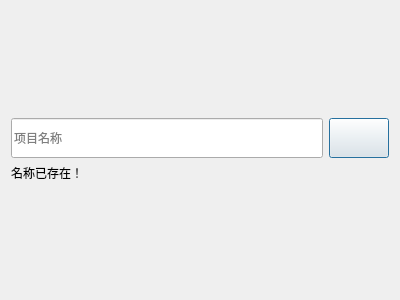
<?xml version="1.0" encoding="UTF-8"?>
<ui version="4.0">
 <class>Dialog</class>
 <widget class="QDialog" name="Dialog">
  <property name="geometry">
   <rect>
    <x>0</x>
    <y>0</y>
    <width>400</width>
    <height>300</height>
   </rect>
  </property>
  <property name="windowTitle">
   <string>项目名称</string>
  </property>
  <property name="windowIcon">
   <iconset>
    <normaloff>../resources/favicon.ico</normaloff>../resources/favicon.ico</iconset>
  </property>
  <layout class="QGridLayout" name="gridLayout_2">
   <item row="0" column="0">
    <layout class="QGridLayout" name="gridLayout">
     <item row="2" column="0">
      <widget class="QLabel" name="enter_name_lbl">
       <property name="text">
        <string>名称已存在！</string>
       </property>
      </widget>
     </item>
     <item row="1" column="0">
      <layout class="QHBoxLayout" name="horizontalLayout">
       <item>
        <widget class="QLineEdit" name="project_name_txt">
         <property name="minimumSize">
          <size>
           <width>200</width>
           <height>40</height>
          </size>
         </property>
         <property name="placeholderText">
          <string>项目名称</string>
         </property>
        </widget>
       </item>
       <item>
        <widget class="QPushButton" name="done_enter_name_btn">
         <property name="minimumSize">
          <size>
           <width>60</width>
           <height>40</height>
          </size>
         </property>
         <property name="text">
          <string/>
         </property>
         <property name="icon">
          <iconset>
           <normaloff>../resources/确定.png</normaloff>../resources/确定.png</iconset>
         </property>
         <property name="iconSize">
          <size>
           <width>40</width>
           <height>25</height>
          </size>
         </property>
        </widget>
       </item>
      </layout>
     </item>
     <item row="3" column="0">
      <spacer name="verticalSpacer">
       <property name="orientation">
        <enum>Qt::Vertical</enum>
       </property>
       <property name="sizeHint" stdset="0">
        <size>
         <width>20</width>
         <height>40</height>
        </size>
       </property>
      </spacer>
     </item>
     <item row="0" column="0">
      <spacer name="verticalSpacer_2">
       <property name="orientation">
        <enum>Qt::Vertical</enum>
       </property>
       <property name="sizeHint" stdset="0">
        <size>
         <width>20</width>
         <height>40</height>
        </size>
       </property>
      </spacer>
     </item>
    </layout>
   </item>
  </layout>
 </widget>
 <resources/>
 <connections/>
</ui>
